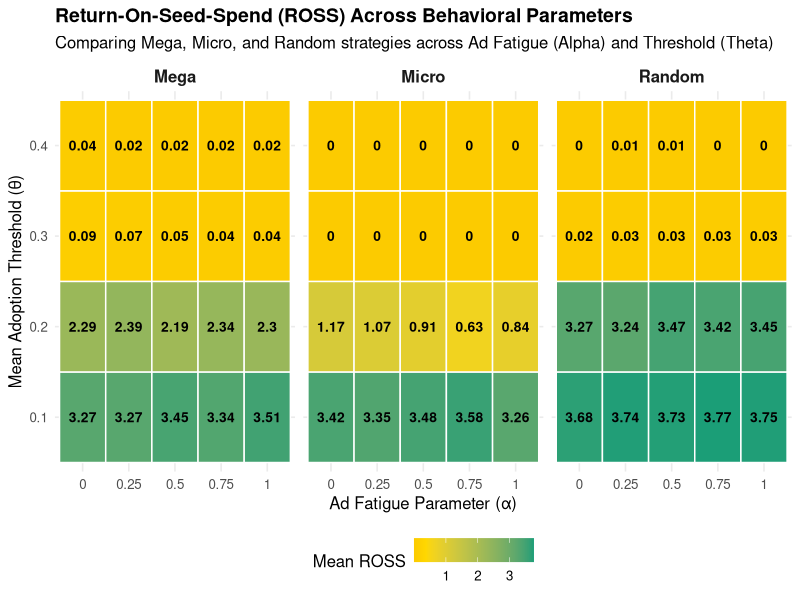
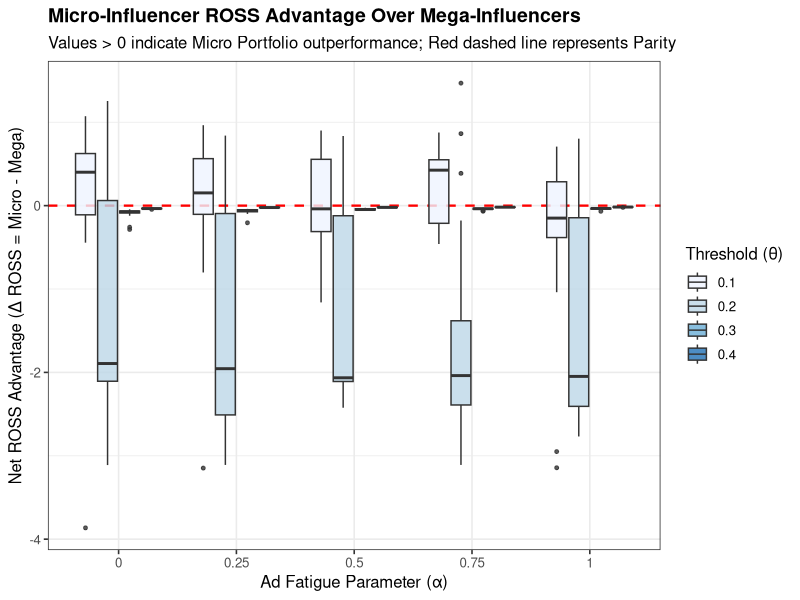

Write R code to recreate these figures, in order.
rm(list=ls())
graphics.off()
cat("\014")

df <- read.csv("simulation_results.csv")
summary(df)

# ==============================================================================
# 1. ENVIRONMENT SETUP & DATA PREPROCESSING
# ==============================================================================
library(tidyverse)
library(broom)
library(ggpubr)

# Ensure categorical factors are correctly typed
df_clean <- df %>%
  mutate(
    strategy = factor(strategy, levels = c("Mega", "Micro", "Random")),
    fatigue_alpha = factor(fatigue_alpha),
    mean_threshold = factor(mean_threshold)
  )

# Preview aggregate metric summary by strategy
df_clean %>%
  group_by(strategy) %>%
  summarize(
    mean_sat = mean(market_saturation),
    sd_sat   = sd(market_saturation),
    mean_ross = mean(ross),
    sd_ross   = sd(ross),
    avg_ticks = mean(convergence_tick),
    .groups = "drop"
  )

# ==============================================================================
# 2. INFERENTIAL STATISTICAL MODELING (ANOVA & POST-HOC)
# ==============================================================================

# Three-Way Factorial ANOVA on Return-On-Seed-Spend (ROSS)
anova_ross <- aov(ross ~ strategy * fatigue_alpha * mean_threshold, data = df_clean)
summary(anova_ross)

# Calculate Effect Sizes (Eta-Squared)
cat("\n--- ANOVA Summary Table with Effect Sizes ---\n")
anova_summary <- tidy(anova_ross)
print(anova_summary)

# Post-Hoc Pairwise Comparison (Tukey HSD for Strategy)
cat("\n--- Tukey HSD Strategy Comparison ---\n")
tukey_strategy <- TukeyHSD(anova_ross, "strategy")
print(tukey_strategy)

# Post-Hoc Strategy Performance per Fatigue Level
cat("\n--- Strategy Comparison across Fatigue Levels ---\n")
tukey_interaction <- TukeyHSD(anova_ross, "strategy:fatigue_alpha")
# Filter interaction results to compare Micro vs Mega at each alpha level
tukey_tidy <- tidy(tukey_interaction) %>%
  filter(str_detect(contrast, "Micro:") & str_detect(contrast, "Mega:"))
print(tukey_tidy)


# ==============================================================================
# 3. FIGURE 1: ROSS PERFORMANCE HEATMAP (RQ2 & RQ3)
# ==============================================================================
# Aggregates ROSS across strategy, fatigue, and adoption threshold

df_heatmap <- df_clean %>%
  group_by(strategy, fatigue_alpha, mean_threshold) %>%
  summarize(mean_ross = mean(ross), .groups = "drop")

fig1 <- ggplot(df_heatmap, aes(x = fatigue_alpha, y = mean_threshold, fill = mean_ross)) +
  geom_tile(color = "white", linewidth = 0.5) +
  geom_text(aes(label = round(mean_ross, 2)), color = "black", size = 3.5, fontface = "bold") +
  facet_wrap(~ strategy) +
  scale_fill_gradient2(
    low = "#D95F02", mid = "#FFD700", high = "#1B9E77",
    midpoint = median(df_heatmap$mean_ross),
    name = "Mean ROSS"
  ) +
  theme_minimal(base_size = 12) +
  labs(
    title = "Return-On-Seed-Spend (ROSS) Across Behavioral Parameters",
    subtitle = "Comparing Mega, Micro, and Random strategies across Ad Fatigue (Alpha) and Threshold (Theta)",
    x = "Ad Fatigue Parameter (\u03b1)",
    y = "Mean Adoption Threshold (\u03b8)"
  ) +
  theme(
    plot.title = element_text(face = "bold", size = 14),
    strip.text = element_text(face = "bold", size = 12),
    legend.position = "bottom"
  )

print(fig1)
ggsave("figure1_ross_heatmap.png", fig1, width = 11, height = 5, dpi = 300)


# ==============================================================================
# 4. FIGURE 2: TIPPING POINT GRADIENT (MICRO ADVANTAGE OVER MEGA)
# ==============================================================================
# Calculates the net ROSS advantage (Micro ROSS - Mega ROSS) across fatigue alpha

df_advantage <- df %>%
  group_by(replication, fatigue_alpha, mean_threshold, strategy) %>%
  summarize(mean_ross = mean(ross), .groups = "drop") %>%
  pivot_wider(names_from = strategy, values_from = mean_ross) %>%
  mutate(micro_advantage = Micro - Mega)

fig2 <- ggplot(df_advantage, aes(x = factor(fatigue_alpha), y = micro_advantage, fill = factor(mean_threshold))) +
  geom_hline(yintercept = 0, linetype = "dashed", color = "red", linewidth = 0.8) +
  geom_boxplot(alpha = 0.8, outlier.size = 1) +
  scale_fill_brewer(palette = "Blues", name = "Threshold (\u03b8)") +
  theme_bw(base_size = 12) +
  labs(
    title = "Micro-Influencer ROSS Advantage Over Mega-Influencers",
    subtitle = "Values > 0 indicate Micro Portfolio outperformance; Red dashed line represents Parity",
    x = "Ad Fatigue Parameter (\u03b1)",
    y = "Net ROSS Advantage (\u0394 ROSS = Micro - Mega)"
  ) +
  theme(
    plot.title = element_text(face = "bold", size = 14),
    legend.position = "right"
  )

print(fig2)
ggsave("figure2_tipping_point.png", fig2, width = 9, height = 5, dpi = 300)
